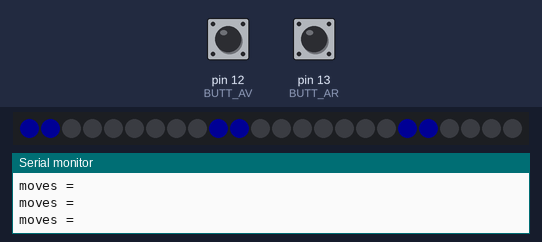
The sketch below on a simulated Arduino Uno, built with avr-gcc and run on an emulated ATmega328P. Shown: 24 RGB LEDs in strip order, left to right, the last lines printed to the serial monitor. Inputs (shaded band) come from the test bench; at power-on: pin 12 (BUTT_AV) LOW, pin 13 (BUTT_AR) LOW. Dim RGB values are drawn brighter than linear; colours are those a GRB WS2812 strip shows for the declared byte order.

Above: at 2.2 s.
2.3 s: pin 12 (BUTT_AV) pulled HIGH for 1 s
At 3.8 s:
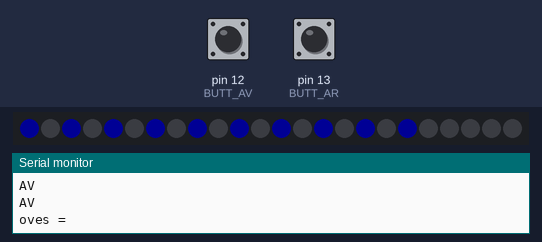
4.8 s: pin 12 (BUTT_AV) pulled HIGH for 1 s
At 5.7 s:
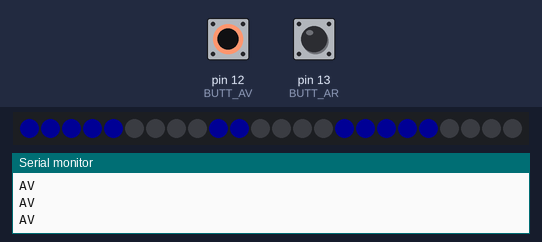
7.3 s: pin 12 (BUTT_AV) pulled HIGH for 3.2 s
At 8.7 s:
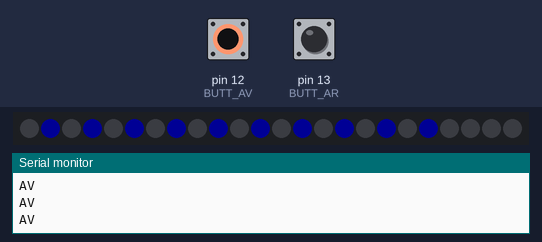
12.0 s: pin 12 (BUTT_AV) pulled HIGH for 0.15 s
At 12.8 s:
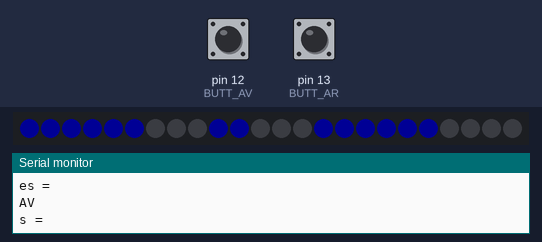
13.6 s: pin 13 (BUTT_AR) pulled HIGH for 0.15 s
At 14.4 s:
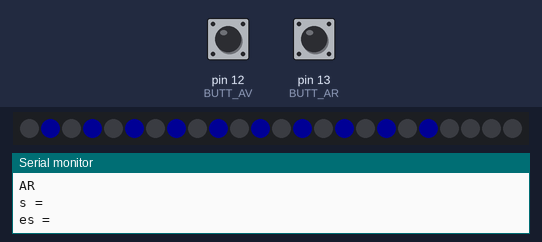
15.2 s: pin 13 (BUTT_AR) driven HIGH
At 16.0 s:
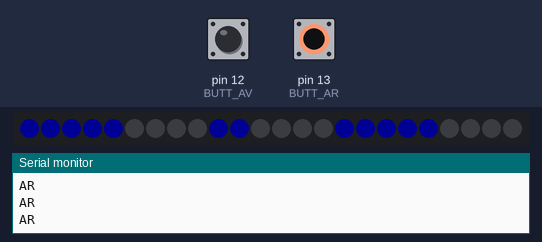
Timing chart, 0 to 18.2 s (numbered marks = the images above; inputs shaded):
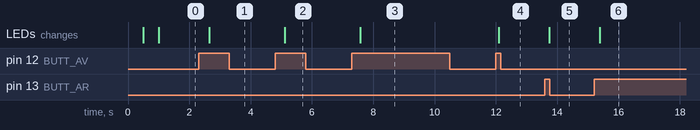

Measured:
- after the input at 2.3 s, the LEDs: change after 0.35 s (image 1)
- after the input at 4.8 s, the LEDs: change after 0.31 s (image 2)
- after the input at 7.3 s, the LEDs: change after 0.28 s (image 3)
- after the input at 12.0 s, the LEDs: change after 0.10 s (image 4)
- after the input at 13.6 s, the LEDs: change after 0.14 s (image 5)
- after the input at 15.2 s, the LEDs: change after 0.18 s (image 6)

The sketch:

Decor_par_trame_feuille_en_15_fibres.ino
```cpp
#include "FastLED.h"

// How many leds in your strip?
#define NUM_LEDS 24
#define BRIGHTNESS 20

// For led chips like Neopixels, which have a data line, ground, and power, you just
// need to define DATA_PIN.  For led chipsets that are SPI based (four wires - data, clock,
// ground, and power), like the LPD8806 define both DATA_PIN and CLOCK_PIN
#define DATA_PIN 6
#define CLOCK_PIN 13

// Define the array of leds
CRGB leds[NUM_LEDS];

// buttons AV/ RECUL
#define BUTT_AV 12
#define BUTT_AR 13

// Defini le nombre de rangs du motif et le nombre de cadre utilisé
//erreur à plus de 33 rangs
#define NUM_RANGS  29
#define NUM_CADRES 24

// Pattern array > 1 signifie cadre à baissé > pas de virgule au dernier rang
int PAT[NUM_RANGS][NUM_CADRES] = {
  { 1,1,0,0,0,0,0,0,0,1,1,0,0,0,0,0,0,0,1,1,0,0,0,0 },
  { 1,0,1,0,1,0,1,0,1,0,1,0,1,0,1,0,1,0,1,0,0,0,0,0 }, // cadres impairs
  { 1,1,1,1,1,0,0,0,0,1,1,0,0,0,0,1,1,1,1,1,0,0,0,0 },
  { 0,1,0,1,0,1,0,1,0,1,0,1,0,1,0,1,0,1,0,1,0,0,0,0 }, // cadres pairs
  { 1,1,1,1,1,1,0,0,0,1,1,0,0,0,1,1,1,1,1,1,0,0,0,0 },
  { 1,0,1,0,1,0,1,0,1,0,1,0,1,0,1,0,1,0,1,0,0,0,0,0 }, // cadres impairs
  { 1,1,1,1,1,1,0,0,0,1,1,0,0,0,1,1,1,1,1,1,0,0,0,0 },
  { 0,1,0,1,0,1,0,1,0,1,0,1,0,1,0,1,0,1,0,1,0,0,0,0 }, // cadres pairs
  { 1,1,1,1,1,1,0,0,1,1,1,1,0,0,1,1,1,1,1,1,0,0,0,0 },
  { 1,0,1,0,1,0,1,0,1,0,1,0,1,0,1,0,1,0,1,0,0,0,0,0 }, // cadres impairs
  { 1,1,1,1,1,1,0,0,1,1,1,1,0,0,1,1,1,1,1,1,0,0,0,0 },
  { 0,1,0,1,0,1,0,1,0,1,0,1,0,1,0,1,0,1,0,1,0,0,0,0 }, // cadres pairs
  { 1,1,1,1,1,0,0,1,1,1,1,1,1,0,0,1,1,1,1,1,0,0,0,0 },
  { 1,0,1,0,1,0,1,0,1,0,1,0,1,0,1,0,1,0,1,0,0,0,0,0 }, // cadres impairs
  { 1,1,1,1,0,0,1,1,1,1,1,1,1,1,0,0,1,1,1,1,0,0,0,0 },
  { 0,1,0,1,0,1,0,1,0,1,0,1,0,1,0,1,0,1,0,1,0,0,0,0 }, // cadres pairs
  { 1,1,1,0,0,1,1,1,1,1,1,1,1,1,1,0,0,1,1,1,0,0,0,0 },
  { 1,0,1,0,1,0,1,0,1,0,1,0,1,0,1,0,1,0,1,0,0,0,0,0 }, // cadres impairs
  { 1,1,0,0,1,1,1,1,1,1,1,1,1,1,1,1,0,0,1,1,0,0,0,0 },
  { 0,1,0,1,0,1,0,1,0,1,0,1,0,1,0,1,0,1,0,1,0,0,0,0 }, // cadres pairs
  { 1,1,0,0,1,1,1,1,1,1,1,1,1,1,1,1,0,0,1,1,0,0,0,0 },
  { 1,0,1,0,1,0,1,0,1,0,1,0,1,0,1,0,1,0,1,0,0,0,0,0 }, // cadres impairs
  { 1,0,0,0,1,1,1,1,1,1,1,1,1,1,1,1,0,0,0,1,0,0,0,0  },
  { 0,1,0,1,0,1,0,1,0,1,0,1,0,1,0,1,0,1,0,1,0,0,0,0 }, // cadres pairs
  { 1,0,0,0,1,1,1,1,1,1,1,1,1,1,1,1,0,0,0,1,0,0,0,0 },
  { 1,0,1,0,1,0,1,0,1,0,1,0,1,0,1,0,1,0,1,0,0,0,0,0 }, // cadres impairs
  { 1,0,0,0,0,1,1,1,1,1,1,1,1,1,1,0,0,0,0,1,0,0,0,0 },
  { 0,1,0,1,0,1,0,1,0,1,0,1,0,1,0,1,0,1,0,1,0,0,0,0 }, // cadres pairs
  { 1,0,0,0,0,0,0,0,1,1,1,1,0,0,0,0,0,0,0,1,0,0,0,1 } // le dernier 1 indique la fin du motif
};

int moves = 0;

void setup() {
  // Uncomment/edit one of the following lines for your leds arrangement.
  // FastLED.addLeds<TM1803, DATA_PIN, RGB>(leds, NUM_LEDS);
  // FastLED.addLeds<TM1804, DATA_PIN, RGB>(leds, NUM_LEDS);
  // FastLED.addLeds<TM1809, DATA_PIN, RGB>(leds, NUM_LEDS);
  // FastLED.addLeds<WS2811, DATA_PIN, RGB>(leds, NUM_LEDS);
  FastLED.addLeds<WS2812, DATA_PIN, RGB>(leds, NUM_LEDS);
  // FastLED.addLeds<WS2812B, DATA_PIN, RGB>(leds, NUM_LEDS);

  // OK pour ruban etanche 48 leds barzi
  // FastLED.addLeds<NEOPIXEL, DATA_PIN>(leds, NUM_LEDS);

  // FastLED.addLeds<APA104, DATA_PIN, RGB>(leds, NUM_LEDS);
  // FastLED.addLeds<UCS1903, DATA_PIN, RGB>(leds, NUM_LEDS);
  // FastLED.addLeds<UCS1903B, DATA_PIN, RGB>(leds, NUM_LEDS);
  // FastLED.addLeds<GW6205, DATA_PIN, RGB>(leds, NUM_LEDS);
  // FastLED.addLeds<GW6205_400, DATA_PIN, RGB>(leds, NUM_LEDS);

  // FastLED.addLeds<WS2801, RGB>(leds, NUM_LEDS);
  // FastLED.addLeds<SM16716, RGB>(leds, NUM_LEDS);
  // FastLED.addLeds<LPD8806, RGB>(leds, NUM_LEDS);
  // FastLED.addLeds<P9813, RGB>(leds, NUM_LEDS);
  // FastLED.addLeds<APA102, RGB>(leds, NUM_LEDS);
  // FastLED.addLeds<DOTSTAR, RGB>(leds, NUM_LEDS);

  // FastLED.addLeds<WS2801, DATA_PIN, CLOCK_PIN, RGB>(leds, NUM_LEDS);
  // FastLED.addLeds<SM16716, DATA_PIN, CLOCK_PIN, RGB>(leds, NUM_LEDS);
  // FastLED.addLeds<LPD8806, DATA_PIN, CLOCK_PIN, RGB>(leds, NUM_LEDS);
  // FastLED.addLeds<P9813, DATA_PIN, CLOCK_PIN, RGB>(leds, NUM_LEDS);
  // FastLED.addLeds<APA102, DATA_PIN, CLOCK_PIN, RGB>(leds, NUM_LEDS);
  // FastLED.addLeds<DOTSTAR, DATA_PIN, CLOCK_PIN, RGB>(leds, NUM_LEDS);

  pinMode( BUTT_AV, INPUT);
  pinMode( BUTT_AR, INPUT);

  FastLED.setBrightness(  BRIGHTNESS );

  all_ON();
  FastLED.show();
  delay(500);
  all_OFF();
  FastLED.show();
  delay(500);

  Serial.begin(9600);
}

unsigned long last_BUTT_Press_Ms = 0;
boolean bAV, bAR;
boolean last_bAV, last_bAR;

////////////////////// LOOP ////////////////////////////
void loop() {

  bAV = (digitalRead( BUTT_AV ) == HIGH );
  bAR = (digitalRead( BUTT_AR ) == HIGH );

  if ( bAV ) Serial.println("AV");
  if ( bAR ) Serial.println("AR");


  // si on appuie sur un des 2 boutons ...
  if ( (millis() - last_BUTT_Press_Ms) > 400  ) {
    last_BUTT_Press_Ms = millis();
    Serial.println("moves = " + moves);
    fadeall(400);

    if ( bAV  &&  (bAV != last_bAV) )  {
      moves++;
      if ( moves >= NUM_RANGS ) moves = 0;
    }
    if (bAR   &&  (bAR != last_bAR) )  {
      moves--;
      if ( moves < 0 ) moves = 0;
    }

    last_bAV = bAV;
    last_bAR = bAR;
  }

  // affiche les LEDs en fontion d'ou on en est dans le motif
  for (int i = 0; i < NUM_CADRES; i++) {
    if ( PAT[moves][i] == 1 )
      leds[i] = CRGB::Blue;
    else
      leds[i] = CRGB::Black;
  }

  FastLED.show();

  delay(50);

}
////////////////////// **** ////////////////////////////


void all_ON() {
  for (int i = 0; i < NUM_LEDS; i++) {
    leds[i] = CRGB::Red;
  }
}

void all_OFF() {
  for (int i = 0; i < NUM_LEDS; i++) {
    leds[i] = CRGB::Black;
  }
}


void fadeall(int p) {
  for (int i = 0; i < NUM_LEDS; i++) {
    leds[i].nscale8(p);
  }
}
```
